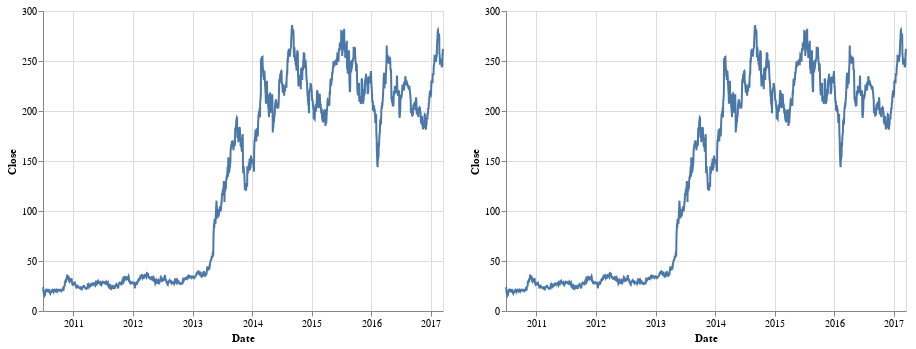

Notebook code for this chart:
### Code cell
interval = alt.selection_interval()

big = alt.Chart(df).mark_line().encode(
    x="Date",
    y="Close",
    tooltip=["Date","Close"]
).add_selection(
    interval
)

small = alt.Chart(df).mark_line().encode(
    x="Date",
    y="Close"
).transform_filter(
    interval
)

big|small

### Figure 1 — Vega-Lite specification as saved in the notebook (floating-point values rounded to 4 significant figures; data arrays with more than 128 entries replaced by an {"elided": "..."} marker saying what was removed)
{"config": {"view": {"continuousWidth": 400, "continuousHeight": 300}}, "hconcat": [{"mark": "line", "encoding": {"tooltip": [{"type": "temporal", "field": "Date"}, {"type": "quantitative", "field": "Close"}], "x": {"type": "temporal", "field": "Date"}, "y": {"type": "quantitative", "field": "Close"}}, "selection": {"selector001": {"type": "interval"}}}, {"mark": "line", "encoding": {"x": {"type": "temporal", "field": "Date"}, "y": {"type": "quantitative", "field": "Close"}}, "transform": [{"filter": {"selection": "selector001"}}]}], "data": {"name": "data-9097a9841920c277b488464dcf9f12fd"}, "$schema": "https://vega.github.io/schema/vega-lite/v4.8.1.json", "datasets": {"data-9097a9841920c277b488464dcf9f12fd": {"elided": "1692 records"}}}
